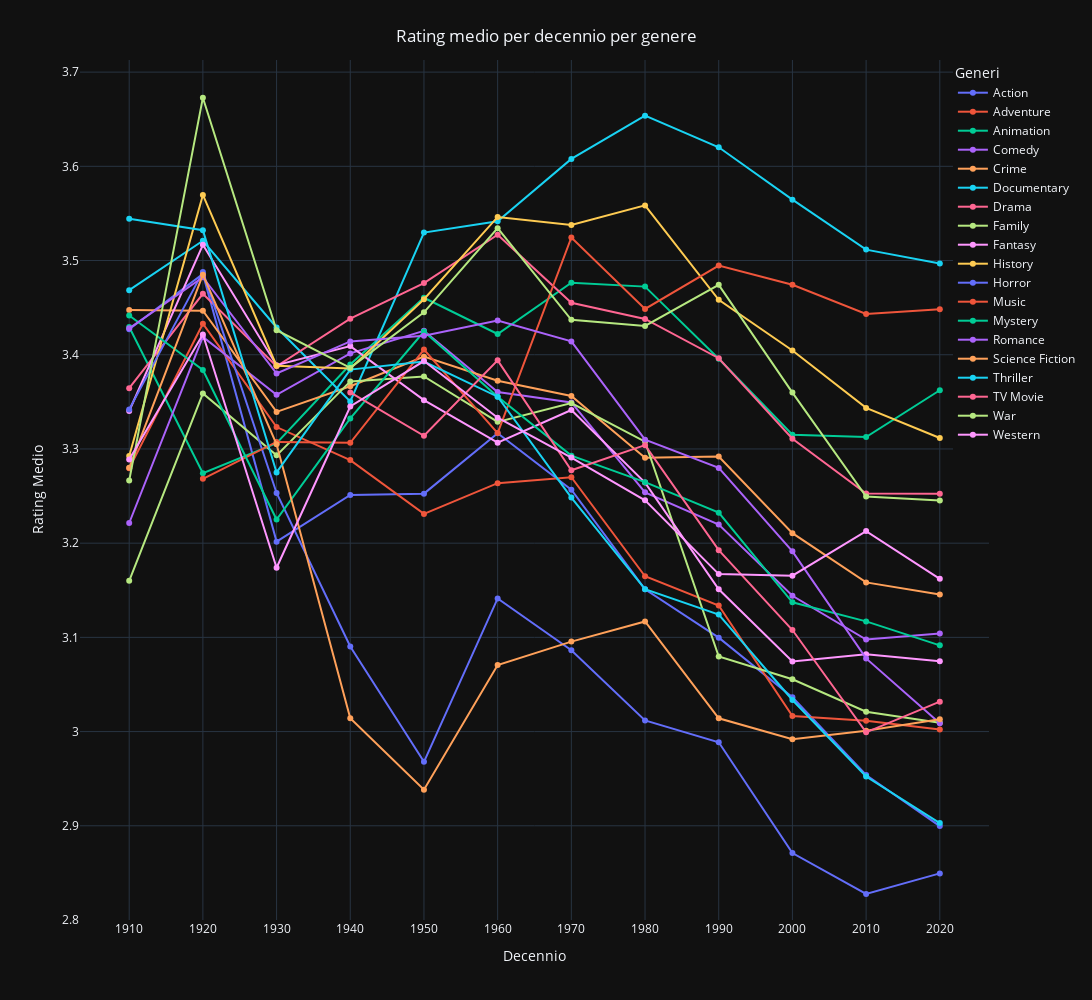

The notebook cell this image was saved under:
### Code cell
# Studio delle relazioni tra generi cinematografici, premi Oscar, attori e valutazioni
#ipotesi: c'è correlazione per un determinato genere in un periodo di tempo a ottenere rating piu alto? o vincere di piu? ovvero, ci sono state delle mode che hanno influenzato i risultati "tecnici"?

import pandas as pd
import plotly.express as px
import psycopg2


def run_query(query):
    try:
        conn = psycopg2.connect(
            dbname="SQLDB",
            user="postgres",
            password="root",
            host="localhost",
            port="5432"
        )
        df = pd.read_sql(query, conn)
        conn.close()
        return df
    except Exception as e:
        print(f"Database error: {e}")
        return pd.DataFrame()
    


# 1: Rating medio per decennio per genere

rating_by_decade_query = """
SELECT 
    g.genre,
    FLOOR(m.year / 10) * 10 AS decade,
    AVG(m.rating) AS avg_rating,
    COUNT(m.id) AS film_count
FROM movies m
JOIN genres g ON m.id = g.id_movie
WHERE m.year IS NOT NULL AND m.rating IS NOT NULL AND m.year > 1910  --1910 per analizzare meglio l'obbiettivo
GROUP BY g.genre, FLOOR(m.year / 10) * 10
"""
rating_by_decade = run_query(rating_by_decade_query)

fig = px.line(
    rating_by_decade,
    x='decade',
    y='avg_rating',
    color='genre',
    template='plotly_dark',
    markers=True,  #pallini per lhover delle label
    labels={'decade': 'Decennio', 'avg_rating': 'Rating Medio'},
    height=1000,  
    width=1200   
)

fig.update_layout(
    title=dict(
        text='Rating medio per decennio per genere',
        y=0.97,
        x=0.5,
        xanchor='center',
        yanchor='top'
    ),
    xaxis=dict(tick0=1900, dtick=10),
    yaxis=dict(range=[2.8, rating_by_decade['avg_rating'].max()+0.04]), 
    legend=dict(
        title='Generi',
        yanchor='top',
        xanchor='right',
        y=1,
        x=1.1
    )
        
)

fig.show()

### Figure 1 — Plotly figure (JSON) as saved in the notebook; plotly's stock layout.template omitted (floating-point values rounded to 4 significant figures)
{"data": [{"hovertemplate": "genre=Action<br>Decennio=%{x}<br>Rating Medio=%{y}<extra></extra>", "legendgroup": "Action", "line": {"color": "#636efa", "dash": "solid"}, "marker": {"symbol": "circle"}, "mode": "lines+markers", "name": "Action", "orientation": "v", "showlegend": true, "type": "scatter", "x": [1910.0, 1920.0, 1930.0, 1940.0, 1950.0, 1960.0, 1970.0, 1980.0, 1990.0, 2000.0, 2010.0, 2020.0], "xaxis": "x", "y": [3.427, 3.486, 3.202, 3.251, 3.253, 3.317, 3.257, 3.151, 3.1, 3.036, 2.954, 2.9], "yaxis": "y"}, {"hovertemplate": "genre=Adventure<br>Decennio=%{x}<br>Rating Medio=%{y}<extra></extra>", "legendgroup": "Adventure", "line": {"color": "#EF553B", "dash": "solid"}, "marker": {"symbol": "circle"}, "mode": "lines+markers", "name": "Adventure", "orientation": "v", "showlegend": true, "type": "scatter", "x": [1910.0, 1920.0, 1930.0, 1940.0, 1950.0, 1960.0, 1970.0, 1980.0, 1990.0, 2000.0, 2010.0, 2020.0], "xaxis": "x", "y": [3.279, 3.433, 3.323, 3.288, 3.231, 3.264, 3.27, 3.165, 3.134, 3.017, 3.011, 3.002], "yaxis": "y"}, {"hovertemplate": "genre=Animation<br>Decennio=%{x}<br>Rating Medio=%{y}<extra></extra>", "legendgroup": "Animation", "line": {"color": "#00cc96", "dash": "solid"}, "marker": {"symbol": "circle"}, "mode": "lines+markers", "name": "Animation", "orientation": "v", "showlegend": true, "type": "scatter", "x": [1910.0, 1920.0, 1930.0, 1940.0, 1950.0, 1960.0, 1970.0, 1980.0, 1990.0, 2000.0, 2010.0, 2020.0], "xaxis": "x", "y": [3.429, 3.274, 3.306, 3.39, 3.46, 3.422, 3.476, 3.472, 3.396, 3.315, 3.313, 3.362], "yaxis": "y"}, {"hovertemplate": "genre=Comedy<br>Decennio=%{x}<br>Rating Medio=%{y}<extra></extra>", "legendgroup": "Comedy", "line": {"color": "#ab63fa", "dash": "solid"}, "marker": {"symbol": "circle"}, "mode": "lines+markers", "name": "Comedy", "orientation": "v", "showlegend": true, "type": "scatter", "x": [1910.0, 1920.0, 1930.0, 1940.0, 1950.0, 1960.0, 1970.0, 1980.0, 1990.0, 2000.0, 2010.0, 2020.0], "xaxis": "x", "y": [3.221, 3.419, 3.357, 3.401, 3.425, 3.36, 3.349, 3.254, 3.22, 3.144, 3.098, 3.104], "yaxis": "y"}, {"hovertemplate": "genre=Crime<br>Decennio=%{x}<br>Rating Medio=%{y}<extra></extra>", "legendgroup": "Crime", "line": {"color": "#FFA15A", "dash": "solid"}, "marker": {"symbol": "circle"}, "mode": "lines+markers", "name": "Crime", "orientation": "v", "showlegend": true, "type": "scatter", "x": [1910.0, 1920.0, 1930.0, 1940.0, 1950.0, 1960.0, 1970.0, 1980.0, 1990.0, 2000.0, 2010.0, 2020.0], "xaxis": "x", "y": [3.448, 3.447, 3.339, 3.367, 3.398, 3.372, 3.356, 3.291, 3.292, 3.211, 3.158, 3.145], "yaxis": "y"}, {"hovertemplate": "genre=Documentary<br>Decennio=%{x}<br>Rating Medio=%{y}<extra></extra>", "legendgroup": "Documentary", "line": {"color": "#19d3f3", "dash": "solid"}, "marker": {"symbol": "circle"}, "mode": "lines+markers", "name": "Documentary", "orientation": "v", "showlegend": true, "type": "scatter", "x": [1910.0, 1920.0, 1930.0, 1940.0, 1950.0, 1960.0, 1970.0, 1980.0, 1990.0, 2000.0, 2010.0, 2020.0], "xaxis": "x", "y": [3.469, 3.521, 3.429, 3.35, 3.53, 3.542, 3.608, 3.654, 3.62, 3.565, 3.512, 3.497], "yaxis": "y"}, {"hovertemplate": "genre=Drama<br>Decennio=%{x}<br>Rating Medio=%{y}<extra></extra>", "legendgroup": "Drama", "line": {"color": "#FF6692", "dash": "solid"}, "marker": {"symbol": "circle"}, "mode": "lines+markers", "name": "Drama", "orientation": "v", "showlegend": true, "type": "scatter", "x": [1910.0, 1920.0, 1930.0, 1940.0, 1950.0, 1960.0, 1970.0, 1980.0, 1990.0, 2000.0, 2010.0, 2020.0], "xaxis": "x", "y": [3.365, 3.465, 3.388, 3.438, 3.476, 3.527, 3.455, 3.438, 3.396, 3.311, 3.253, 3.252], "yaxis": "y"}, {"hovertemplate": "genre=Family<br>Decennio=%{x}<br>Rating Medio=%{y}<extra></extra>", "legendgroup": "Family", "line": {"color": "#B6E880", "dash": "solid"}, "marker": {"symbol": "circle"}, "mode": "lines+markers", "name": "Family", "orientation": "v", "showlegend": true, "type": "scatter", "x": [1910.0, 1920.0, 1930.0, 1940.0, 1950.0, 1960.0, 1970.0, 1980.0, 1990.0, 2000.0, 2010.0, 2020.0], "xaxis": "x", "y": [3.16, 3.359, 3.293, 3.372, 3.377, 3.329, 3.349, 3.308, 3.08, 3.056, 3.021, 3.009], "yaxis": "y"}, {"hovertemplate": "genre=Fantasy<br>Decennio=%{x}<br>Rating Medio=%{y}<extra></extra>", "legendgroup": "Fantasy", "line": {"color": "#FF97FF", "dash": "solid"}, "marker": {"symbol": "circle"}, "mode": "lines+markers", "name": "Fantasy", "orientation": "v", "showlegend": true, "type": "scatter", "x": [1910.0, 1920.0, 1930.0, 1940.0, 1950.0, 1960.0, 1970.0, 1980.0, 1990.0, 2000.0, 2010.0, 2020.0], "xaxis": "x", "y": [3.34, 3.517, 3.389, 3.409, 3.352, 3.307, 3.341, 3.264, 3.151, 3.074, 3.082, 3.075], "yaxis": "y"}, {"hovertemplate": "genre=History<br>Decennio=%{x}<br>Rating Medio=%{y}<extra></extra>", "legendgroup": "History", "line": {"color": "#FECB52", "dash": "solid"}, "marker": {"symbol": "circle"}, "mode": "lines+markers", "name": "History", "orientation": "v", "showlegend": true, "type": "scatter", "x": [1910.0, 1920.0, 1930.0, 1940.0, 1950.0, 1960.0, 1970.0, 1980.0, 1990.0, 2000.0, 2010.0, 2020.0], "xaxis": "x", "y": [3.292, 3.57, 3.388, 3.385, 3.459, 3.546, 3.538, 3.559, 3.458, 3.405, 3.344, 3.312], "yaxis": "y"}, {"hovertemplate": "genre=Horror<br>Decennio=%{x}<br>Rating Medio=%{y}<extra></extra>", "legendgroup": "Horror", "line": {"color": "#636efa", "dash": "solid"}, "marker": {"symbol": "circle"}, "mode": "lines+markers", "name": "Horror", "orientation": "v", "showlegend": true, "type": "scatter", "x": [1910.0, 1920.0, 1930.0, 1940.0, 1950.0, 1960.0, 1970.0, 1980.0, 1990.0, 2000.0, 2010.0, 2020.0], "xaxis": "x", "y": [3.342, 3.488, 3.253, 3.09, 2.968, 3.141, 3.086, 3.012, 2.989, 2.871, 2.828, 2.849], "yaxis": "y"}, {"hovertemplate": "genre=Music<br>Decennio=%{x}<br>Rating Medio=%{y}<extra></extra>", "legendgroup": "Music", "line": {"color": "#EF553B", "dash": "solid"}, "marker": {"symbol": "circle"}, "mode": "lines+markers", "name": "Music", "orientation": "v", "showlegend": true, "type": "scatter", "x": [1920.0, 1930.0, 1940.0, 1950.0, 1960.0, 1970.0, 1980.0, 1990.0, 2000.0, 2010.0, 2020.0], "xaxis": "x", "y": [3.268, 3.307, 3.307, 3.406, 3.317, 3.524, 3.449, 3.495, 3.474, 3.443, 3.448], "yaxis": "y"}, {"hovertemplate": "genre=Mystery<br>Decennio=%{x}<br>Rating Medio=%{y}<extra></extra>", "legendgroup": "Mystery", "line": {"color": "#00cc96", "dash": "solid"}, "marker": {"symbol": "circle"}, "mode": "lines+markers", "name": "Mystery", "orientation": "v", "showlegend": true, "type": "scatter", "x": [1910.0, 1920.0, 1930.0, 1940.0, 1950.0, 1960.0, 1970.0, 1980.0, 1990.0, 2000.0, 2010.0, 2020.0], "xaxis": "x", "y": [3.442, 3.384, 3.225, 3.332, 3.425, 3.355, 3.293, 3.265, 3.232, 3.137, 3.117, 3.092], "yaxis": "y"}, {"hovertemplate": "genre=Romance<br>Decennio=%{x}<br>Rating Medio=%{y}<extra></extra>", "legendgroup": "Romance", "line": {"color": "#ab63fa", "dash": "solid"}, "marker": {"symbol": "circle"}, "mode": "lines+markers", "name": "Romance", "orientation": "v", "showlegend": true, "type": "scatter", "x": [1910.0, 1920.0, 1930.0, 1940.0, 1950.0, 1960.0, 1970.0, 1980.0, 1990.0, 2000.0, 2010.0, 2020.0], "xaxis": "x", "y": [3.428, 3.482, 3.38, 3.414, 3.42, 3.436, 3.414, 3.31, 3.28, 3.191, 3.078, 3.009], "yaxis": "y"}, {"hovertemplate": "genre=Science Fiction<br>Decennio=%{x}<br>Rating Medio=%{y}<extra></extra>", "legendgroup": "Science Fiction", "line": {"color": "#FFA15A", "dash": "solid"}, "marker": {"symbol": "circle"}, "mode": "lines+markers", "name": "Science Fiction", "orientation": "v", "showlegend": true, "type": "scatter", "x": [1910.0, 1920.0, 1930.0, 1940.0, 1950.0, 1960.0, 1970.0, 1980.0, 1990.0, 2000.0, 2010.0, 2020.0], "xaxis": "x", "y": [3.28, 3.485, 3.305, 3.014, 2.938, 3.071, 3.095, 3.117, 3.014, 2.992, 3.001, 3.013], "yaxis": "y"}, {"hovertemplate": "genre=Thriller<br>Decennio=%{x}<br>Rating Medio=%{y}<extra></extra>", "legendgroup": "Thriller", "line": {"color": "#19d3f3", "dash": "solid"}, "marker": {"symbol": "circle"}, "mode": "lines+markers", "name": "Thriller", "orientation": "v", "showlegend": true, "type": "scatter", "x": [1910.0, 1920.0, 1930.0, 1940.0, 1950.0, 1960.0, 1970.0, 1980.0, 1990.0, 2000.0, 2010.0, 2020.0], "xaxis": "x", "y": [3.544, 3.532, 3.275, 3.384, 3.393, 3.355, 3.248, 3.151, 3.124, 3.034, 2.952, 2.903], "yaxis": "y"}, {"hovertemplate": "genre=TV Movie<br>Decennio=%{x}<br>Rating Medio=%{y}<extra></extra>", "legendgroup": "TV Movie", "line": {"color": "#FF6692", "dash": "solid"}, "marker": {"symbol": "circle"}, "mode": "lines+markers", "name": "TV Movie", "orientation": "v", "showlegend": true, "type": "scatter", "x": [1940.0, 1950.0, 1960.0, 1970.0, 1980.0, 1990.0, 2000.0, 2010.0, 2020.0], "xaxis": "x", "y": [3.36, 3.314, 3.394, 3.277, 3.304, 3.193, 3.108, 2.999, 3.032], "yaxis": "y"}, {"hovertemplate": "genre=War<br>Decennio=%{x}<br>Rating Medio=%{y}<extra></extra>", "legendgroup": "War", "line": {"color": "#B6E880", "dash": "solid"}, "marker": {"symbol": "circle"}, "mode": "lines+markers", "name": "War", "orientation": "v", "showlegend": true, "type": "scatter", "x": [1910.0, 1920.0, 1930.0, 1940.0, 1950.0, 1960.0, 1970.0, 1980.0, 1990.0, 2000.0, 2010.0, 2020.0], "xaxis": "x", "y": [3.266, 3.673, 3.426, 3.386, 3.445, 3.534, 3.437, 3.431, 3.474, 3.36, 3.249, 3.245], "yaxis": "y"}, {"hovertemplate": "genre=Western<br>Decennio=%{x}<br>Rating Medio=%{y}<extra></extra>", "legendgroup": "Western", "line": {"color": "#FF97FF", "dash": "solid"}, "marker": {"symbol": "circle"}, "mode": "lines+markers", "name": "Western", "orientation": "v", "showlegend": true, "type": "scatter", "x": [1910.0, 1920.0, 1930.0, 1940.0, 1950.0, 1960.0, 1970.0, 1980.0, 1990.0, 2000.0, 2010.0, 2020.0], "xaxis": "x", "y": [3.289, 3.422, 3.174, 3.345, 3.393, 3.333, 3.291, 3.245, 3.167, 3.165, 3.213, 3.162], "yaxis": "y"}], "layout": {"height": 1000, "legend": {"title": {"text": "Generi"}, "tracegroupgap": 0, "x": 1.1, "xanchor": "right", "y": 1, "yanchor": "top"}, "margin": {"t": 60}, "title": {"text": "Rating medio per decennio per genere", "x": 0.5, "xanchor": "center", "y": 0.97, "yanchor": "top"}, "width": 1200, "xaxis": {"anchor": "y", "domain": [0, 1], "dtick": 10, "tick0": 1900, "title": {"text": "Decennio"}}, "yaxis": {"anchor": "x", "domain": [0, 1], "range": [2.8, 3.713], "title": {"text": "Rating Medio"}}}}
